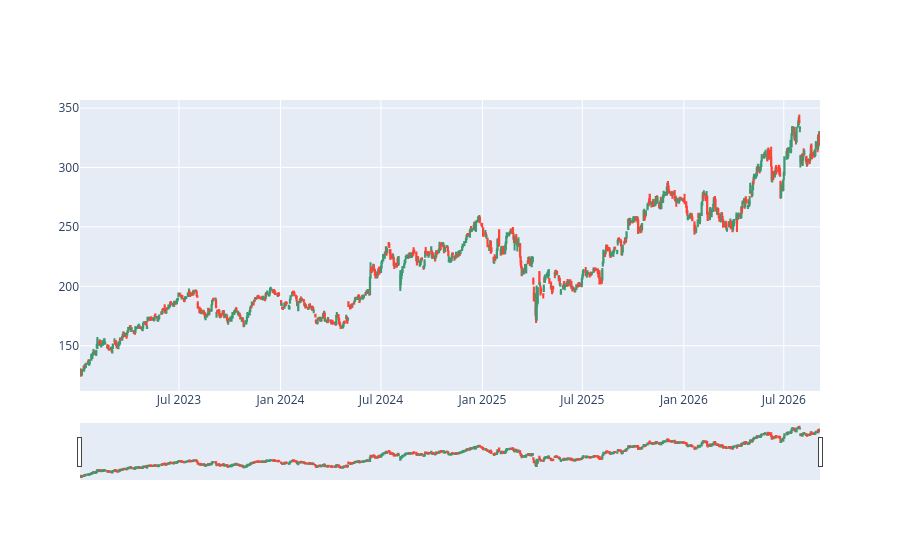

Notebook source saved alongside this figure:
### Code cell
go.Figure(go.Candlestick(
    x=dfi["timestamp"],
    open=dfi["open"],
    high=dfi["high"],
    low=dfi["low"],
    close=dfi["close"],
)).show()

### Figure 1 — Plotly figure (JSON) as saved in the notebook; plotly's stock layout.template omitted (floating-point values rounded to 4 significant figures; data arrays with more than 128 entries replaced by an {"elided": "..."} marker saying what was removed)
{"data": [{"close": {"elided": "922 float values"}, "high": {"elided": "922 float values"}, "low": {"elided": "922 float values"}, "open": {"elided": "922 float values"}, "type": "candlestick", "x": {"elided": "922 str values"}}], "layout": {}}
